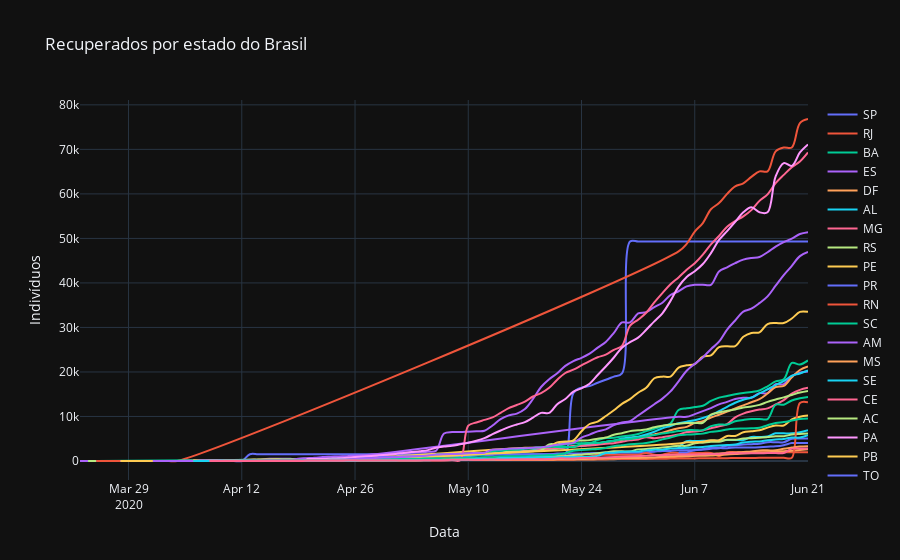

The cell this chart's notebook holds for it:
### Code cell
states = wlcota_df["state"].unique().tolist()
states.pop(states.index("TOTAL"))

import plotly.graph_objects as go

fig = go.Figure()
for state in states:
    state_df = wlcota_df.where(wlcota_df["state"]==state).dropna()
    fig.add_trace(go.Scatter(
        name=state,
        x=state_df["date"],
        y=state_df["recovered"],
        mode='lines',
        line_shape='spline'))
    
fig.update_layout(template='plotly_dark',
                  xaxis_title='Data', yaxis_title='Indivíduos',
                  title_text="Recuperados por estado do Brasil")
fig.show()
